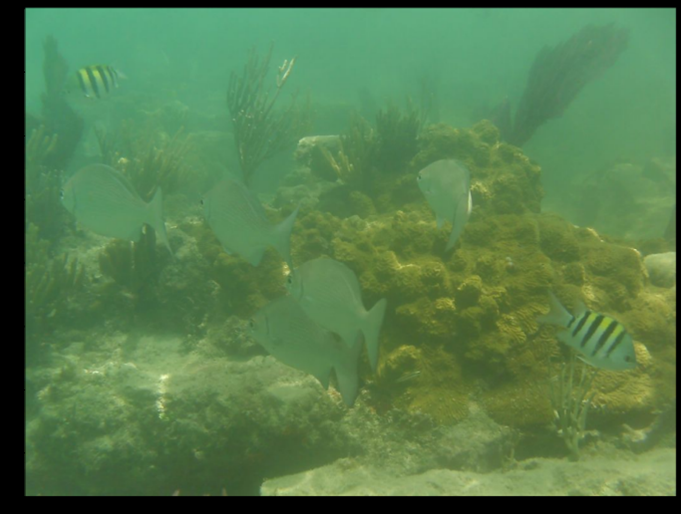
#> input picture Project/Picture1.png, 681 x 514 px, found by its file name
$ python project.py
#> lines starting #> are read from the running program, lines starting #| are printed output that depends on the picture; after the words box and inside, x2 and y2 are one past the last pixel; in counts of white or black regions, pixels touching at a corner belong together
import numpy as np
import skimage
import cv2
from PIL import Image,ImageOps
from matplotlib.pyplot import imshow,title,figure
from matplotlib import pyplot as plt
import math
import scipy
from skimage import io,color
from skimage.color import rgb2lab, lab2rgb

img_path = r'G:\University Stuff\8th semester\Dip\Project\Dip proj\19I_0692_Muhmmad Moiz Sajid\Picture1.png'

def main(img_path):

    def plot_histogram(channel, title):
        flattened_channel = channel.ravel()
        # plt.hist(flattened_channel, bins=256, range=[0, 256])
        plt.title(title)
        # plt.show()

    def apply_clahe(channel, clipLimit, tileGridSize):
        clahe = cv2.createCLAHE(clipLimit=clipLimit, tileGridSize=tileGridSize)
        return clahe.apply(channel)

    # Load the image
    img = cv2.imread(img_path)
#> img is the input picture: shape (514, 681, 3); mean B, G, R 76.9, 124.2, 85.7

    # Display the original image
    img_rgb = cv2.cvtColor(img, cv2.COLOR_BGR2RGB)
    plt.title("1 Original Image")
    # plt.imshow(img_rgb)
    # plt.show()

    #Feature 1: Channel Splitting
    b, g, r = cv2.split(img)
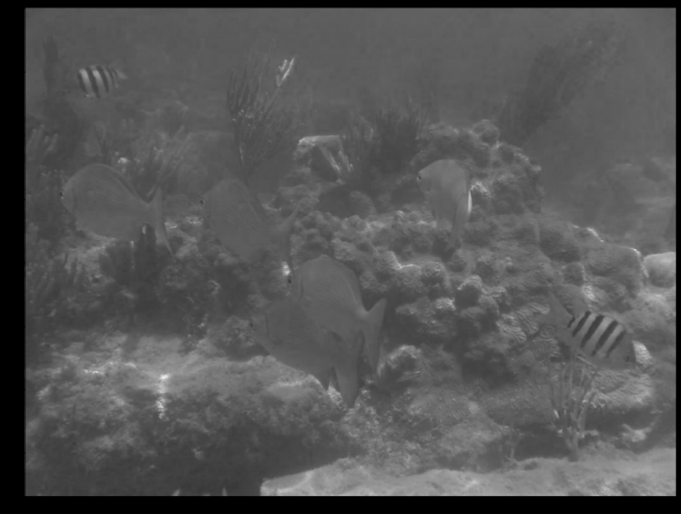
#> r: shape (514, 681); min 0, max 239, mean 85.7

    #Feature 2: Display the histograms of the color channels
    plot_histogram(r, "Red Channel Histogram")
    plot_histogram(g, "Green Channel Histogram")
    plot_histogram(b, "Blue Channel Histogram")

    #Feature 3: Apply CLAHE to each color channel
    r_clahe = apply_clahe(r, clipLimit=6, tileGridSize=(4, 4))
    g_clahe = apply_clahe(g, clipLimit=1, tileGridSize=(2, 2))
    b_clahe = apply_clahe(b, clipLimit=1, tileGridSize=(2, 2))
#> call 3 of apply_clahe, with clipLimit = 1, tileGridSize = (2, 2)
#> in apply_clahe (call 3), `return clahe.apply(channel)`:
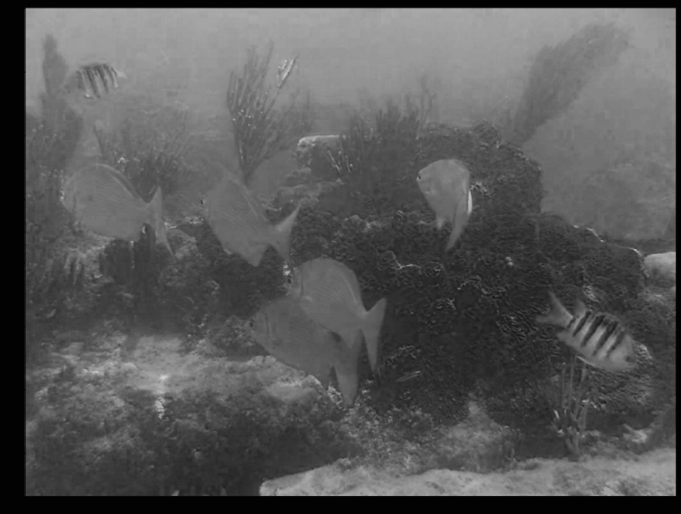
#> returned value: shape (514, 681); min 2, max 211, mean 88.1

    #Feature 4: Display the histograms of the CLAHE-adjusted color channels
    plot_histogram(r_clahe, "CLAHE-Adjusted Red Channel Histogram")
    plot_histogram(g_clahe, "CLAHE-Adjusted Green Channel Histogram")
    plot_histogram(b_clahe, "CLAHE-Adjusted Blue Channel Histogram")

    # Merge the color channels and display the resulting image
    merged = cv2.merge([b_clahe, g_clahe, r_clahe])
    img_clahe_rgb = cv2.cvtColor(merged, cv2.COLOR_BGR2RGB)
    plt.figure(figsize=(22, 12))
    # plt.title("2 Contrast Adjusted img")
    # plt.imshow(img_clahe_rgb)
    # plt.show()


    #Feature 5: sharpening the edges, convolving using the sharpening filter
    sharpKernel = np.array([[0, -1, 0], [-1, 5,-1], [0, -1, 0]])
    sharpImg = cv2.filter2D(src=img_clahe_rgb, ddepth=-1, kernel=sharpKernel)
    plt.figure(figsize = (22,12))
    # plt.title("3 Sharpened image")
    # plt.imshow(sharpImg)
    # plt.show()

    #saving image
    cv2.imwrite('contrastedImg.jpg', img_clahe_rgb)

    #Feature 6 LAB colour space conversion
    labImg = cv2.cvtColor(img_clahe_rgb, cv2.COLOR_BGR2LAB)  #merged img
#> labImg: shape (514, 681, 3); mean of channels 0, 1, 2 123.1, 115.8, 129.6

    # Copying image for colour preservation
    copyLab = np.copy(labImg)

    #converting into grayscale
    copyLab[...,1] = copyLab[...,2] = 0
#> copyLab: shape (514, 681, 3); mean of channels 0, 1, 2 123.1, 0, 0
    # plt.title("4 LAB colour space img in gray scale")
    # plt.imshow(copyLab[...,0],cmap='gray')
    # plt.show()


    #-----------------------------------

    # creating a blurred copy for masking
    imageBlur = np.copy(copyLab[...,0].astype(np.uint8))
    blurred = cv2.GaussianBlur(imageBlur, (15,15),0)

    #using the blur image for creating mask
    _, thresh = cv2.threshold(blurred, 0, 255, cv2.THRESH_BINARY_INV+cv2.THRESH_OTSU)
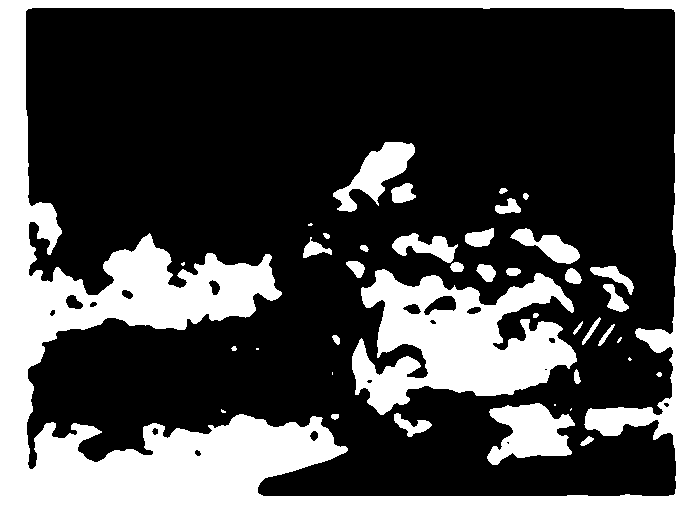
#> thresh: shape (514, 681); 28.7% white; 41 white regions (9 under 20 px), largest, box (x1, y1, x2, y2) and area: (0, 0, 681, 514) 70305, (352, 269, 577, 415) 18315, (487, 403, 575, 465) 3374

    # plt.title("5 Binary Mask")
    # plt.imshow(thresh, cmap='gray')
    # plt.show()

    #Dilation and erosion of image

    kernel_size = (9,9)
    kernel = np.ones(kernel_size, np.uint8)
    dilated_img = cv2.dilate(thresh, kernel, iterations = 2)
#> dilated_img: shape (514, 681); 48.2% white; 5 white regions, box (x1, y1, x2, y2) and area: (0, 0, 681, 514) 161172, (325, 134, 424, 220) 6299, (223, 338, 245, 359) 454, (248, 340, 267, 358) 342, (324, 364, 341, 383) 323
    eroded_img = cv2.erode(dilated_img, kernel)
#> eroded_img: shape (514, 681); 40.6% white; 5 white regions, box (x1, y1, x2, y2) and area: (0, 0, 681, 514) 137079, (329, 138, 420, 216) 4771, (227, 342, 241, 355) 174, (252, 344, 263, 354) 110, (328, 368, 337, 379) 99

    # plt.title("6 Morphological operated mask")
    # plt.imshow(eroded_img,cmap='gray')
    # plt.show()

    #Foreground Extraction
    foreground = cv2.bitwise_and(dilated_img,imageBlur)
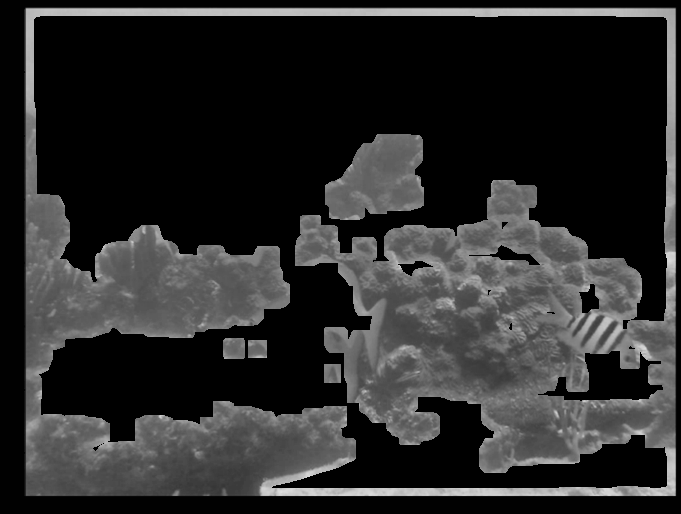
#> foreground: shape (514, 681); min 0, max 222, mean 43.3
    # plt.title("7 Foreground")
    # imshow(foreground,cmap='gray')
    # plt.show()

    #Background separation for contrast adjustment
    background = cv2.bitwise_and(~dilated_img, imageBlur)
    # plt.title("8 Background")
    # imshow(background,cmap='gray')
    # plt.show()


    #Apply contrast adjustment to the background
    clahe = cv2.createCLAHE(clipLimit=1, tileGridSize=(2,2))
    background_clahe = clahe.apply(background)
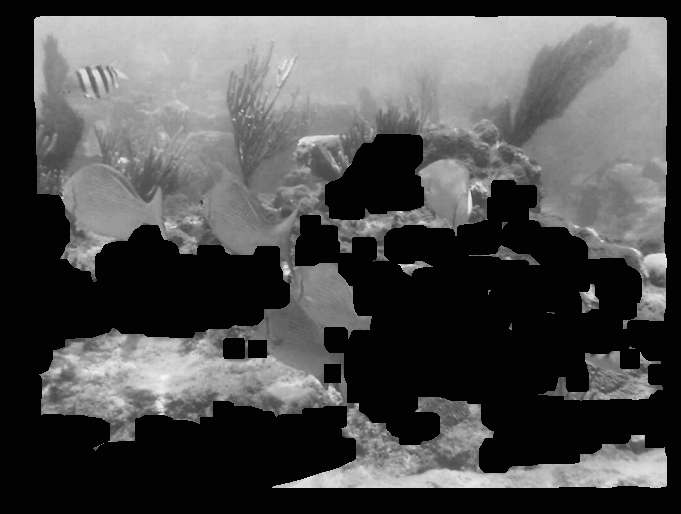
#> background_clahe: shape (514, 681); min 2, max 249, mean 78.7
    # [6 lines of commented-out code are left out]
    enhanced_img = cv2.bitwise_or(background_clahe, foreground)
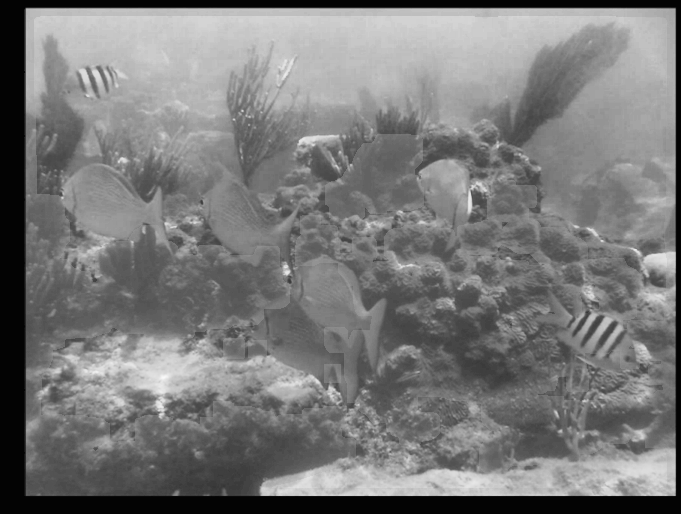
#> enhanced_img: shape (514, 681); min 2, max 249, mean 121.5
    # [7 lines of commented-out code are left out]

    copyLab[...,0] = enhanced_img
#> copyLab: shape (514, 681, 3); mean of channels 0, 1, 2 121.5, 0, 0
    copyLab[...,1] = labImg[...,1]
#> copyLab: shape (514, 681, 3); mean of channels 0, 1, 2 121.5, 115.8, 0
    copyLab[...,2] = labImg[...,2]
#> copyLab: shape (514, 681, 3); mean of channels 0, 1, 2 121.5, 115.8, 129.6
    #Convert back to RGB
    # lab_inverted = color.lab2rgb(copyLab)
    # convert the LAB image to BGR color space
    bgr = cv2.cvtColor(copyLab, cv2.COLOR_LAB2BGR)
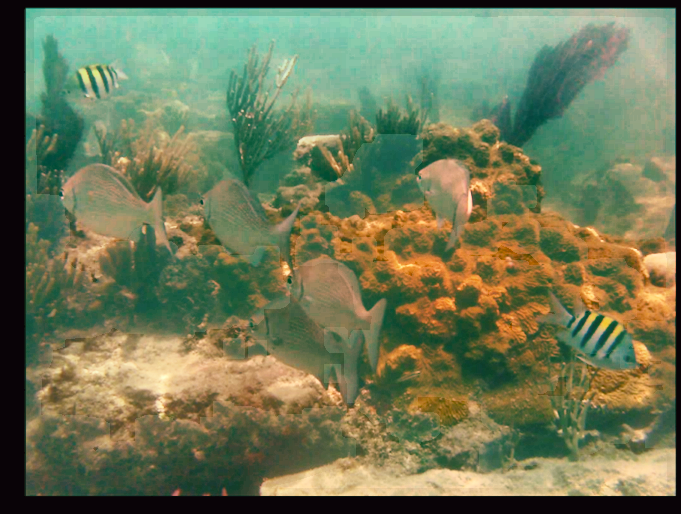
#> bgr: shape (514, 681, 3); mean R, G, B 111.5, 120.9, 87

    # convert the BGR image to RGB color space
    lab_inverted = cv2.cvtColor(bgr, cv2.COLOR_BGR2RGB)


    # [6 lines of commented-out code are left out]
    cv2.imwrite('finaloutput.jpg', lab_inverted)

if __name__ == "__main__":
    main(img_path)

$ run again, with Project/Picture2.png copied over Project/Picture1.png
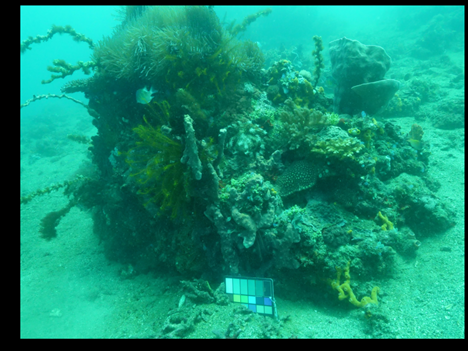
#> input picture Project/Picture2.png, 468 x 351 px, found by its file name
#> in main, img is the input picture: shape (351, 468, 3); mean B, G, R 115.1, 142.3, 19.2
#> labImg: shape (351, 468, 3); mean of channels 0, 1, 2 126.8, 116.4, 150.7
#> in main, `_, thresh = cv2.threshold(blurred, 0, 255, cv2.THRESH_BINARY_INV+cv2.T..`:
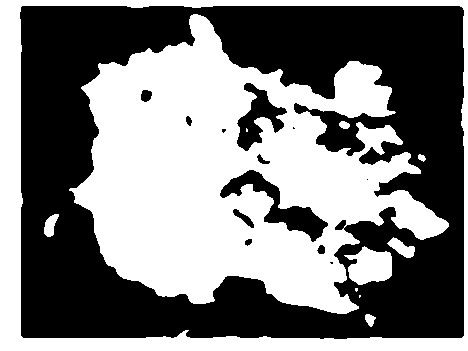
#> thresh: shape (351, 468); 48.9% white; 11 white regions (3 under 20 px), largest, box (x1, y1, x2, y2) and area: (69, 14, 449, 314) 60801, (0, 0, 468, 351) 17559, (344, 246, 392, 285) 1267
#> dilated_img: shape (351, 468); 70.9% white; 7 black regions (1 under 20 px), largest, box (x1, y1, x2, y2) and area: (29, 14, 358, 330) 25507, (219, 14, 456, 214) 16885, (368, 236, 456, 330) 5212, (365, 231, 380, 242) 64, (295, 216, 307, 223) 55, (334, 136, 348, 141) 44
#> eroded_img: shape (351, 468); 62.7% white; 7 black regions, largest, box (x1, y1, x2, y2) and area: (25, 10, 362, 334) 32662, (215, 10, 460, 218) 20933, (364, 232, 460, 334) 6748
#> in main, `bgr = cv2.cvtColor(copyLab, cv2.COLOR_LAB2BGR)`:
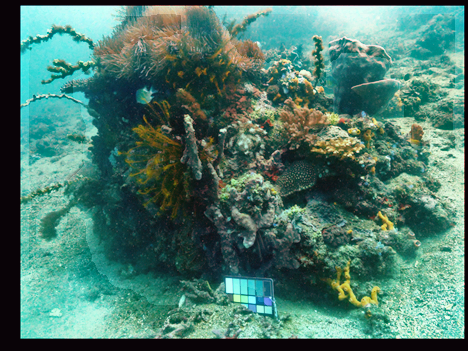
#> bgr: shape (351, 468, 3); mean R, G, B 75.5, 122.3, 108.8
